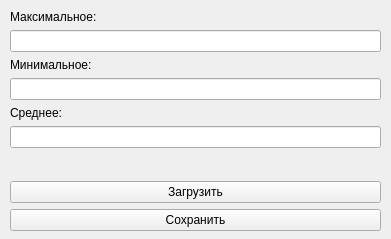
<?xml version="1.0" encoding="UTF-8"?>
<ui version="4.0">
 <class>Form</class>
 <widget class="QWidget" name="Form">
  <property name="geometry">
   <rect>
    <x>0</x>
    <y>0</y>
    <width>391</width>
    <height>239</height>
   </rect>
  </property>
  <property name="windowTitle">
   <string>Form</string>
  </property>
  <widget class="QWidget" name="">
   <property name="geometry">
    <rect>
     <x>10</x>
     <y>10</y>
     <width>371</width>
     <height>221</height>
    </rect>
   </property>
   <layout class="QVBoxLayout" name="verticalLayout_2" stretch="2">
    <item>
     <layout class="QVBoxLayout" name="verticalLayout" stretch="0,0,0">
      <item>
       <layout class="QVBoxLayout" name="verticalLayout_4">
        <item>
         <widget class="QLabel" name="label">
          <property name="text">
           <string>Максимальное:</string>
          </property>
         </widget>
        </item>
        <item>
         <widget class="QLineEdit" name="max">
          <property name="readOnly">
           <bool>true</bool>
          </property>
         </widget>
        </item>
        <item>
         <widget class="QLabel" name="label_2">
          <property name="text">
           <string>Минимальное:</string>
          </property>
         </widget>
        </item>
        <item>
         <widget class="QLineEdit" name="min">
          <property name="readOnly">
           <bool>true</bool>
          </property>
         </widget>
        </item>
        <item>
         <widget class="QLabel" name="label_3">
          <property name="text">
           <string>Среднее:</string>
          </property>
         </widget>
        </item>
        <item>
         <widget class="QLineEdit" name="avg">
          <property name="readOnly">
           <bool>true</bool>
          </property>
         </widget>
        </item>
       </layout>
      </item>
      <item>
       <spacer name="verticalSpacer">
        <property name="orientation">
         <enum>Qt::Vertical</enum>
        </property>
        <property name="sizeHint" stdset="0">
         <size>
          <width>20</width>
          <height>40</height>
         </size>
        </property>
       </spacer>
      </item>
      <item>
       <layout class="QVBoxLayout" name="verticalLayout_3">
        <item>
         <widget class="QPushButton" name="load">
          <property name="text">
           <string>Загрузить</string>
          </property>
         </widget>
        </item>
        <item>
         <widget class="QPushButton" name="save">
          <property name="text">
           <string>Сохранить</string>
          </property>
         </widget>
        </item>
       </layout>
      </item>
     </layout>
    </item>
   </layout>
  </widget>
 </widget>
 <resources/>
 <connections/>
</ui>
